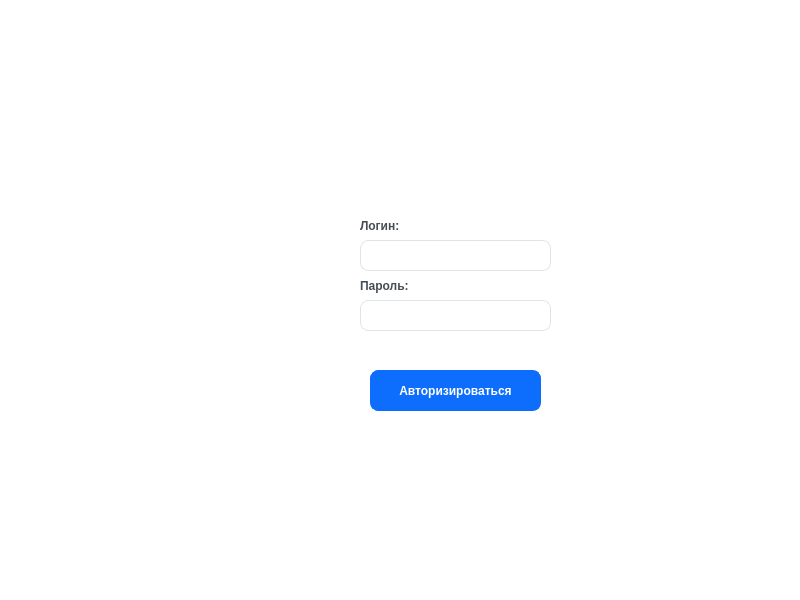
<?xml version="1.0" encoding="UTF-8"?>
<ui version="4.0">
 <class>CredentialUI</class>
 <widget class="QMainWindow" name="CredentialUI">
  <property name="geometry">
   <rect>
    <x>0</x>
    <y>0</y>
    <width>800</width>
    <height>600</height>
   </rect>
  </property>
  <property name="windowTitle">
   <string>Credential</string>
  </property>
  <property name="styleSheet">
   <string notr="true">QWidget {
  background-color: #fff;
}
QPushButton {
  background-color: #0d6efd;
  color: #fff;
  font-weight: 1000;
  border-radius: 8px;
  border: 1px solid #0d6efd;
  padding: 5px 15px;
  margin-top: 10px;
  outline: 0px;
}
QLabel {
  color: #464d55;
  font-weight: 600;
}
QLineEdit {
  border-radius: 8px;
  border: 1px solid #e0e4e7;
  padding: 5px 15px;
}</string>
  </property>
  <widget class="QWidget" name="centralwidget">
   <widget class="QPushButton" name="log_in">
    <property name="geometry">
     <rect>
      <x>370</x>
      <y>360</y>
      <width>171</width>
      <height>51</height>
     </rect>
    </property>
    <property name="text">
     <string>Авторизироваться</string>
    </property>
   </widget>
   <widget class="QLabel" name="jpglabel">
    <property name="geometry">
     <rect>
      <x>220</x>
      <y>220</y>
      <width>141</width>
      <height>141</height>
     </rect>
    </property>
    <property name="text">
     <string/>
    </property>
    <property name="pixmap">
     <pixmap>logo-svg.svg</pixmap>
    </property>
    <property name="margin">
     <number>22</number>
    </property>
   </widget>
   <widget class="QLabel" name="login_label">
    <property name="geometry">
     <rect>
      <x>360</x>
      <y>210</y>
      <width>181</width>
      <height>31</height>
     </rect>
    </property>
    <property name="text">
     <string>Логин:</string>
    </property>
   </widget>
   <widget class="QLabel" name="password_label">
    <property name="geometry">
     <rect>
      <x>360</x>
      <y>270</y>
      <width>191</width>
      <height>31</height>
     </rect>
    </property>
    <property name="text">
     <string>Пароль:</string>
    </property>
   </widget>
   <widget class="QLineEdit" name="login_lineEdit">
    <property name="geometry">
     <rect>
      <x>360</x>
      <y>240</y>
      <width>191</width>
      <height>31</height>
     </rect>
    </property>
   </widget>
   <widget class="QLineEdit" name="password_lineEdit">
    <property name="geometry">
     <rect>
      <x>360</x>
      <y>300</y>
      <width>191</width>
      <height>31</height>
     </rect>
    </property>
   </widget>
   <widget class="QLabel" name="label">
    <property name="geometry">
     <rect>
      <x>360</x>
      <y>340</y>
      <width>191</width>
      <height>20</height>
     </rect>
    </property>
    <property name="text">
     <string/>
    </property>
   </widget>
   <widget class="QWidget" name="verticalLayoutWidget">
    <property name="geometry">
     <rect>
      <x>30</x>
      <y>110</y>
      <width>151</width>
      <height>401</height>
     </rect>
    </property>
    <layout class="QVBoxLayout" name="layoutButton"/>
   </widget>
  </widget>
 </widget>
 <resources/>
 <connections>
  <connection>
   <sender>login_lineEdit</sender>
   <signal>editingFinished()</signal>
   <receiver>password_lineEdit</receiver>
   <slot>setFocus()</slot>
   <hints>
    <hint type="sourcelabel">
     <x>422</x>
     <y>263</y>
    </hint>
    <hint type="destinationlabel">
     <x>389</x>
     <y>314</y>
    </hint>
   </hints>
  </connection>
  <connection>
   <sender>password_lineEdit</sender>
   <signal>editingFinished()</signal>
   <receiver>log_in</receiver>
   <slot>animateClick()</slot>
   <hints>
    <hint type="sourcelabel">
     <x>547</x>
     <y>315</y>
    </hint>
    <hint type="destinationlabel">
     <x>530</x>
     <y>399</y>
    </hint>
   </hints>
  </connection>
 </connections>
</ui>
